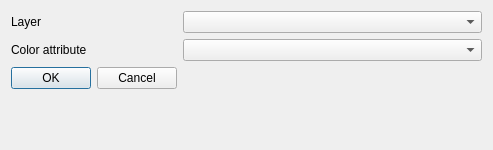
<?xml version="1.0" encoding="UTF-8"?>
<ui version="4.0">
 <class>color_attribute</class>
 <widget class="QDialog" name="color_attribute">
  <property name="geometry">
   <rect>
    <x>0</x>
    <y>0</y>
    <width>493</width>
    <height>150</height>
   </rect>
  </property>
  <property name="windowTitle">
   <string>color_attribute</string>
  </property>
  <layout class="QFormLayout" name="formLayout">
   <item row="1" column="1">
    <widget class="QComboBox" name="layerBox"/>
   </item>
   <item row="2" column="1">
    <widget class="QComboBox" name="colorBox"/>
   </item>
   <item row="3" column="0">
    <widget class="QDialogButtonBox" name="buttonBox">
     <property name="orientation">
      <enum>Qt::Horizontal</enum>
     </property>
     <property name="standardButtons">
      <set>QDialogButtonBox::Cancel|QDialogButtonBox::Ok</set>
     </property>
    </widget>
   </item>
   <item row="1" column="0">
    <widget class="QLabel" name="label">
     <property name="text">
      <string>Layer</string>
     </property>
    </widget>
   </item>
   <item row="2" column="0">
    <widget class="QLabel" name="label_2">
     <property name="text">
      <string>Color attribute</string>
     </property>
    </widget>
   </item>
  </layout>
 </widget>
 <resources/>
 <connections>
  <connection>
   <sender>buttonBox</sender>
   <signal>accepted()</signal>
   <receiver>color_attribute</receiver>
   <slot>accept()</slot>
   <hints>
    <hint type="sourcelabel">
     <x>184</x>
     <y>95</y>
    </hint>
    <hint type="destinationlabel">
     <x>157</x>
     <y>120</y>
    </hint>
   </hints>
  </connection>
  <connection>
   <sender>buttonBox</sender>
   <signal>rejected()</signal>
   <receiver>color_attribute</receiver>
   <slot>reject()</slot>
   <hints>
    <hint type="sourcelabel">
     <x>184</x>
     <y>101</y>
    </hint>
    <hint type="destinationlabel">
     <x>286</x>
     <y>120</y>
    </hint>
   </hints>
  </connection>
 </connections>
 <slots>
  <slot>refill_color_combobox(int)</slot>
 </slots>
</ui>
